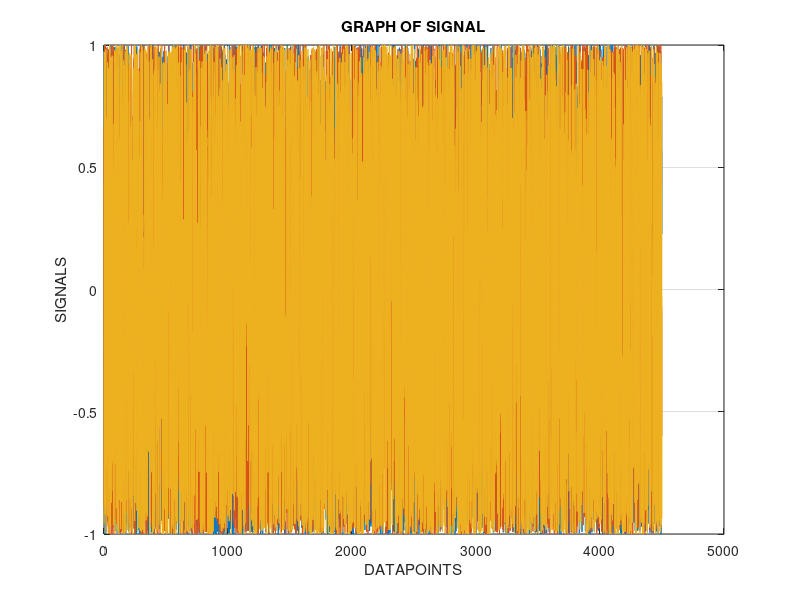
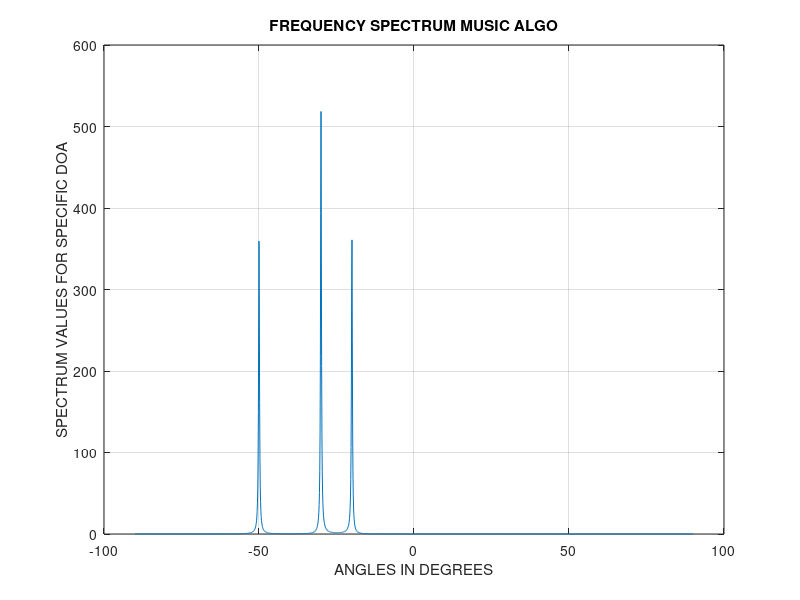

These figures' MATLAB source, in order:
%Sourabh Bhattacharya
%MUSIC algorithm
%21EE64R18
%Defining the constants
nat_freq=(5*(10^9));
wavelength=(3*(10^8)/nat_freq);
separation=wavelength/2;
datapoint=4500;
num_ele=10;
tot_ang=[-30 -50 -20]*pi/180; 
num_ang=length(tot_ang);
SNR=50;
%%
%Preparing the simulation 
%Preparing the noise eigen vectors and source eigen vectors
steer_vec=exp(-1i*2*pi*(separation/wavelength)*(0:num_ele-1)'*sin(tot_ang));
signal=randn(num_ang,datapoint); 
signal=exp(1).^(1i*2*pi*nat_freq*signal);
rand_noise=(randn(num_ele,datapoint)); 
X=steer_vec*signal+rand_noise; 
X_new=X*ctranspose(X); 
[eig_vect ,eig_val]=eig(X_new); 
[eig_val,idx]=sort(diag(eig_val),1,'descend'); 
eig_vect=eig_vect (:,idx);
sig_vect=eig_vect (:,1:num_ang); 
noise_vect=eig_vect(:,num_ang+1:num_ele); %Get the noise eigenvectors
%%
%Graph of noise, signal and eigen values
%Eigen values have an increasing tendency with index
figure;
imagesc(abs(X_new))
%grid on
title('AUTOCORRELATION GRAPH')
xlabel('NUMBER OF NODES')
ylabel('NUMBER OF NODES')
plot((0:datapoint-1),rand_noise)
grid on
title('GRAPH OF NOISE')
xlabel('DATAPOINTS')
ylabel('NOISE')
plot(idx,eig_val)
grid on
title('EIGEN VALUE VS INDEX')
xlabel('INDEX')
ylabel('EIGEN VALUE')
plot((0:datapoint-1),signal)
grid on
title('GRAPH OF SIGNAL')
xlabel('DATAPOINTS')
ylabel('SIGNALS')
%%
% MUSIC algorithm
% Define angles at which MUSIC spectrum will be computed
tot_ang=(-90:0.1:90);
freq_spectrum=zeros(length(tot_ang),1);
%Compute steering vectors corresponding values in angles
steer_vect_tot=exp(-1i*2*pi*(separation/wavelength)*(0:num_ele-1)'*sin(tot_ang*pi/180));
for iter=1:length(tot_ang)
freq_spectrum(iter)=1/(ctranspose(steer_vect_tot(:,iter))*(noise_vect*ctranspose(noise_vect))*steer_vect_tot(:,iter));
end
%%
%PLOTTING THE FREQUENCY SPECTRUM
%PLOTTING TO SHOW PEAKS
figure
plot(tot_ang,abs(freq_spectrum))
grid on
title('FREQUENCY SPECTRUM MUSIC ALGO')
xlabel('ANGLES IN DEGREES')
ylabel('SPECTRUM VALUES FOR SPECIFIC DOA')

